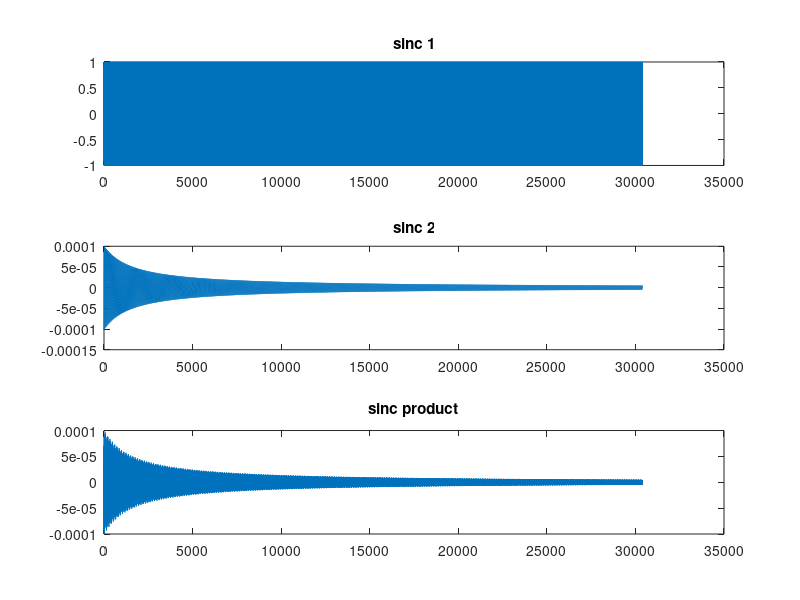

MATLAB code for this plot:

fs = 16000;
n = .1:1/fs:2;
f = 5000;
f2 = 5000;

phase = 2*pi*f*n;
phase_2 = 2*pi*f2*n;
sinc_1 = zeros([length(n),1]);
sinc_2 = zeros([length(n),1]);

for i = 1:length(n)
    sinc_1(i) = sin(phase(i)); %/(phase(i));

    sinc_2(i) = sinc(phase_2(i)); %/(phase_2(i));
end

sinc_3 = sinc_1 .* sinc_2;

subplot(3,1,1)
plot(sinc_1)
title('sinc 1')

subplot(3,1,2)
plot(sinc_2)
title('sinc 2')

subplot(3,1,3)
plot(sinc_3)
title('sinc product')